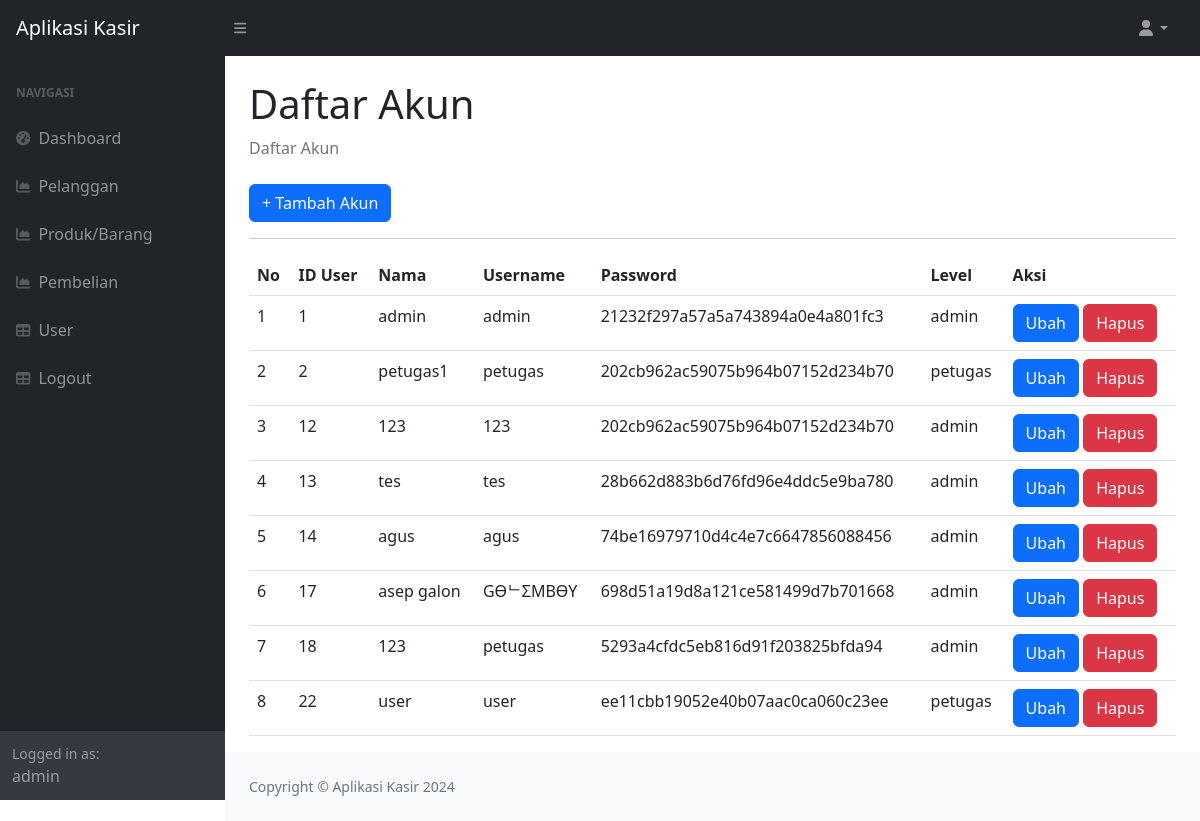
The page /index.php?page=user (signed in) on the database as committed earlier.
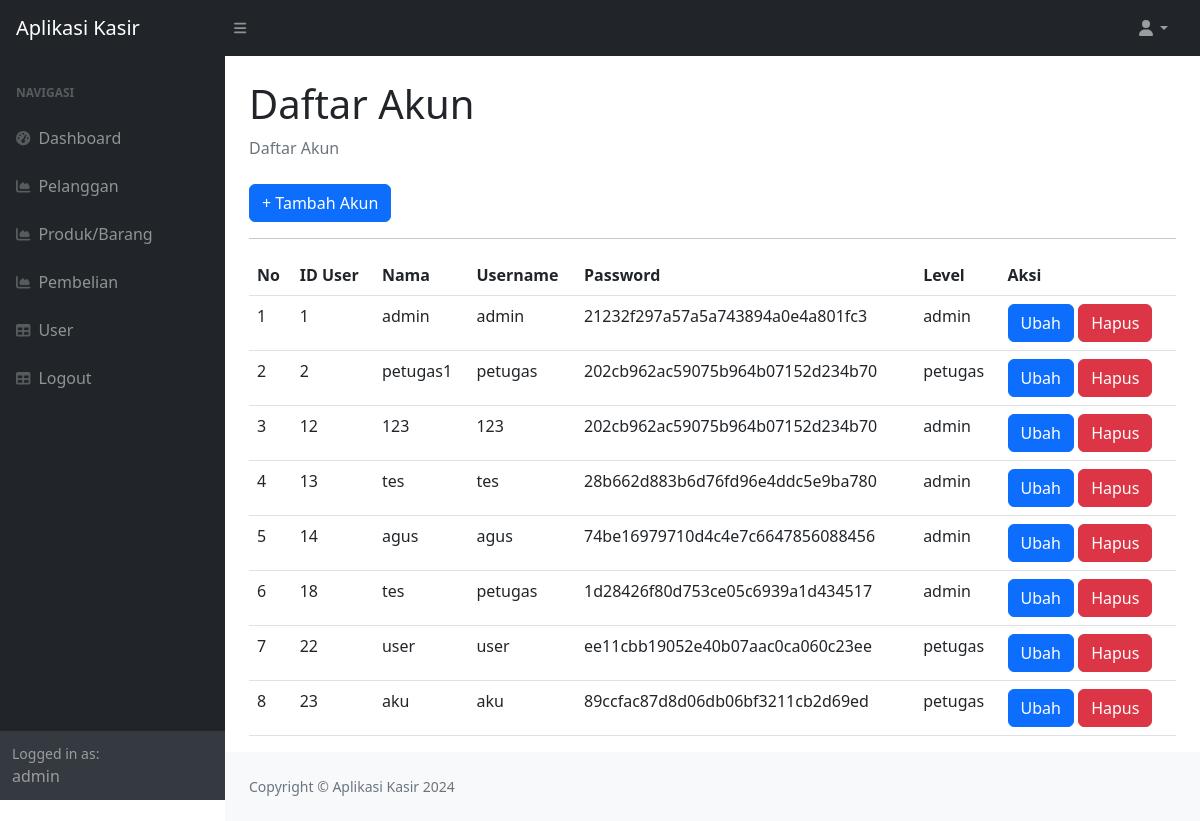
The same page on the database as committed later.
### tables this page shows
CREATE TABLE `user` (
  `id_user` int(11) NOT NULL,
  `nama` varchar(255) DEFAULT NULL,
  `username` varchar(30) DEFAULT NULL,
  `password` varchar(35) DEFAULT NULL,
  `level` enum('admin','petugas') NOT NULL
);

### user.php (the view, shortened to what this page needs)
<div class="container-fluid px-4">
    <h1 class="mt-4">Daftar Akun</h1>
    <ol class="breadcrumb mb-4">
        <li class="breadcrumb-item active">Daftar Akun</li>
    </ol>
    <a href="?page=user_tambah" class="btn btn-primary"> + Tambah Akun</a>
    <hr>
    <table class="table">
        <thead>
            <tr>
                <th>No</th>
                <th>ID User</th>
                <th>Nama</th>
                <th>Username</th>
                <th>Password</th>
                <th>Level</th>
                <th>Aksi</th>
            </tr>
        </thead>
        <tbody>
            <?php
            $nomor = 1;
            $query = mysqli_query($koneksi, "SELECT * FROM user");
            while ($data = mysqli_fetch_array($query)) {
                ?>
                <tr>
                    <td><?php echo $nomor++; ?></td>
                    <td><?php echo $data['id_user']; ?></td>
                    <td><?php echo $data['nama']; ?></td>
                    <td><?php echo $data['username']; ?></td>
                    <td><?php echo $data['password']; ?></td>
                    <td><?php echo $data['level']; ?></td>
                    <td>
                        <a href="?page=user_ubah&&id=<?php echo $data['id_user']; ?>" class="btn btn-primary">Ubah</a>
                        <a href="?page=user_hapus&&id=<?php echo $data['id_user']; ?>" class="btn btn-danger">Hapus</a>
                    </td>
                </tr>
                <?php
            }
            ?>
        </tbody>
    </table>
</div>

Rows that differ between the two databases and show on the page:
removed user: id_user "17", nama "asep galon", username "GӨᄂΣMBӨY", password "698d51a19d8a121ce581499d7b701668", level "admin"
changed user id 18: nama "123" → "tes"; password "5293a4cfdc5eb816d91f203825bfda94" → "1d28426f80d753ce05c6939a1d434517"
added user: id_user "23", nama "aku", username "aku", password "89ccfac87d8d06db06bf3211cb2d69ed", level "petugas"
